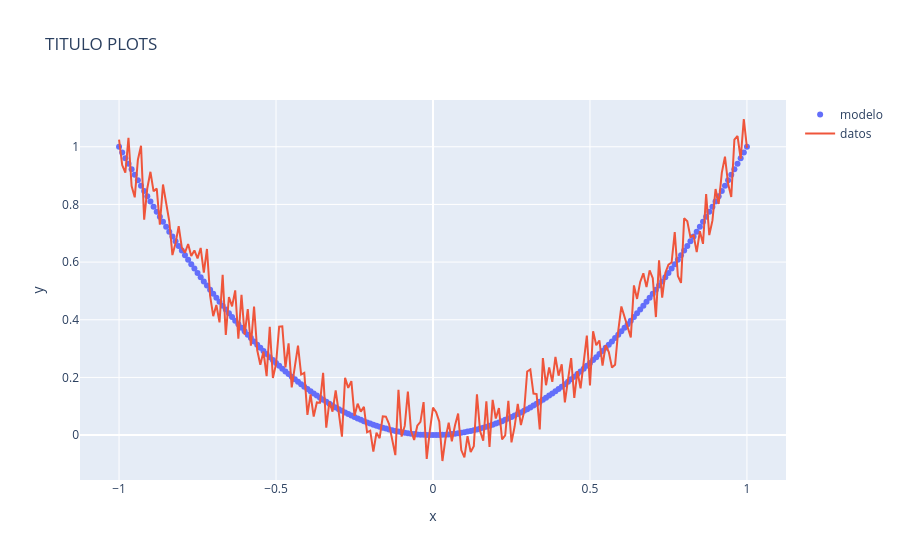

Here is the notebook cell this chart was saved with:
### Code cell
fig1 = go.Figure() # crear la figura
fig1.add_trace(go.Scatter(x=x,y=y,mode="markers", name="modelo"))
fig1.add_trace(go.Scatter(x=x,y=yaprox,mode="lines", name="datos"))
fig1.update_layout(
    title="TITULO PLOTS",
    xaxis_title = "x",
    yaxis_title = "y"
)
fig1.show()

### Figure 1 — Plotly figure (JSON) as saved in the notebook; plotly's stock layout.template omitted (floating-point values rounded to 4 significant figures; data arrays with more than 128 entries replaced by an {"elided": "..."} marker saying what was removed)
{"data": [{"mode": "markers", "name": "modelo", "type": "scatter", "x": {"elided": "201 float values"}, "y": {"elided": "201 float values"}}, {"mode": "lines", "name": "datos", "type": "scatter", "x": {"elided": "201 float values"}, "y": {"elided": "201 float values"}}], "layout": {"title": {"text": "TITULO PLOTS"}, "xaxis": {"title": {"text": "x"}}, "yaxis": {"title": {"text": "y"}}}}
